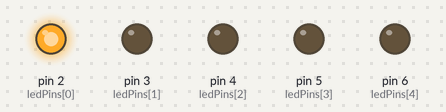
Bench run of a sketch on a simulated Arduino Uno, built with avr-gcc and run on an emulated ATmega328P. On the bench: output pins drawn as LEDs (lit = HIGH).

Above: at 0.1 s.
At 0.9 s:
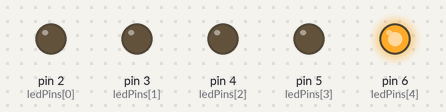
At 1.5 s:
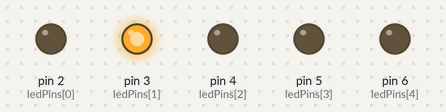
At 2.0 s:
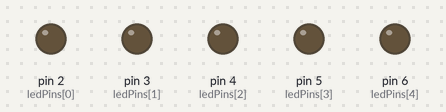
At 3.4 s:
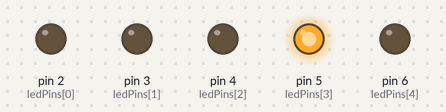
At 5.1 s:
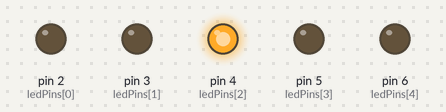
Timing chart, 0 to 5.4 s (numbered marks = the images above):
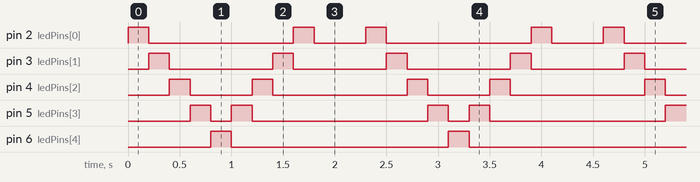

Measured:
- by itself, pin 2 (ledPins[0]): repeats every 2.3 s: LOW 1.4 s, HIGH 0.20 s, LOW 0.50 s, HIGH 0.20 s
- by itself, pin 3 (ledPins[1]): alternates HIGH for 0.20 s and LOW for 0.95 s
- by itself, pin 4 (ledPins[2]): repeats every 2.3 s: LOW 0.60 s, HIGH 0.20 s, LOW 1.3 s, HIGH 0.20 s
- by itself, pin 5 (ledPins[3]): repeats every 2.3 s: LOW 0.20 s, HIGH 0.20 s, LOW 1.7 s, HIGH 0.20 s
- by itself, pin 6 (ledPins[4]): alternates HIGH for 0.20 s and LOW for 2.1 s

The sketch:

Runningled.ino
```cpp
int ledPins[] = {2, 3, 4, 5, 6};

void setup() {
  Serial.begin(9600);
  for (int i = 0; i < 5; i++) {
    pinMode(ledPins[i], OUTPUT);
  }
}

void loop() {
  for (int i = 0; i < 5; i++) {
    digitalWrite(ledPins[i], HIGH);
    delay(200);
    digitalWrite(ledPins[i], LOW);
  }
  for (int i = 3; i >= 0; i--) {
    digitalWrite(ledPins[i], HIGH);
    delay(200);
    digitalWrite(ledPins[i], LOW);
  }
  delay(500);
}
```
